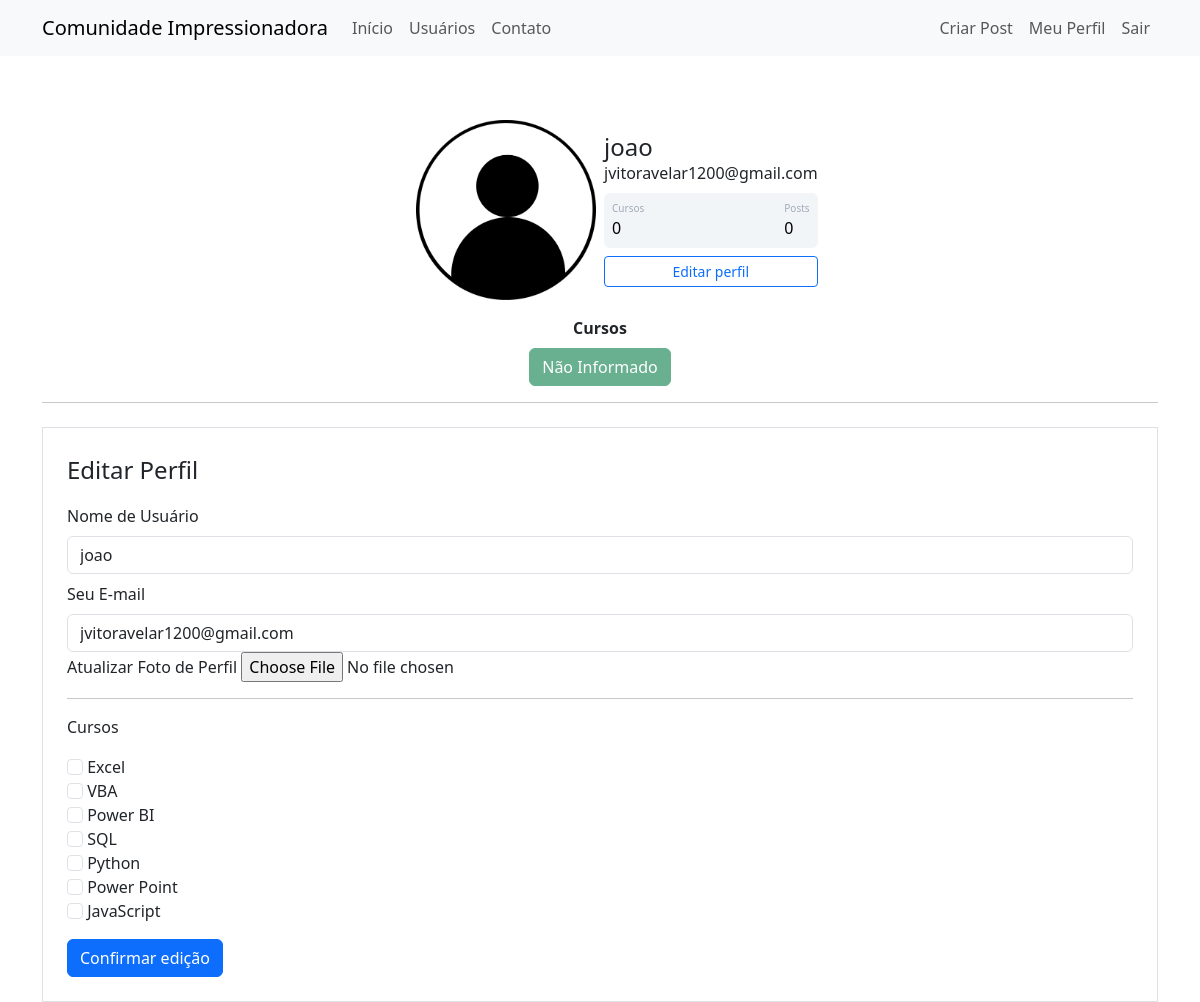
The page /perfil/editar (signed in) on the database its author committed.
### comunidadeimpressionadora/models.py (models this page shows)
class Usuario(database.Model, UserMixin):
    id = database.Column(database.Integer, primary_key=True)
    username = database.Column(database.String, nullable=False)
    email = database.Column(database.String, nullable=False, unique=True)
    senha = database.Column(database.String, nullable=False)
    foto_perfil = database.Column(database.String, default='default.jpg')
    post = database.relationship('Post', backref='autor', lazy=True)
    cursos = database.Column(database.String, nullable=False, default='Não Informado')

### comunidadeimpressionadora/routes.py (the view)
@app.route('/perfil/editar', methods=['GET', 'POST'])
@login_required
def editar_perfil():
    form = FormEditarPerfil()
    if form.validate_on_submit():
        current_user.email = form.email.data
        current_user.username = form.username.data
        if form.foto_perfil.data:
            nome_imagem = salvar_imagem(form.foto_perfil.data)
            current_user.foto_perfil = nome_imagem
        current_user.cursos = atualizar_cursos(form)
        database.session.commit()
        flash(f'Perfil atualizado com sucesso.', "alert-success")
        return redirect(url_for('perfil'))
    elif request.method == 'GET':
        form.email.data = current_user.email
        form.username.data = current_user.username
    foto_perfil = url_for("static", filename=f"fotos_perfil/{current_user.foto_perfil}")
    return render_template('editarperfil.html', foto_perfil=foto_perfil, form=form)

### comunidadeimpressionadora/forms.py (shortened to what this page needs)
class FormEditarPerfil(FlaskForm):
    username = StringField('Nome de Usuário', validators=[DataRequired()])
    email = StringField('Seu E-mail', validators=[DataRequired(), Email()])
    foto_perfil = FileField('Atualizar Foto de Perfil', validators=[FileAllowed(['jpg', 'png'])])
    curso_excel = BooleanField('Excel')
    curso_vba = BooleanField('VBA')
    curso_powerbi = BooleanField('Power BI ')
    curso_sql = BooleanField('SQL')
    curso_python = BooleanField('Python')
    curso_powerpoint = BooleanField('Power Point ')
    curso_ppt = BooleanField('JavaScript')
    botao_editarperfil = SubmitField('Confirmar edição')

### comunidadeimpressionadora/models.py (called while the page is built)
@login_manager.user_loader
def load_usuario(id_usuario):
    return Usuario.query.get(int(id_usuario))

### comunidadeimpressionadora/templates/editarperfil.html (shortened to what this page needs)
{% extends 'perfil.html' %}
{% block form_editar_perfil %}
<div class="container">
    <hr>
    <div class="row">
    <div class="col">
        <form method="POST" action="" class="border p-4 mt-2" enctype="multipart/form-data">
            <legend>Editar Perfil</legend>
            <fieldset>
                <div class="form-group">
                    {{form.username.label(class="form-control-label mt-2")}}
                    {% if form.username.errors %}
                        {{form.username(class="form-control is-invalid")}}
                        <div class="invalid-feedback">
                        {% for erro in form.username.errors %}
                            {{ erro }}
                        {% endfor %}
                        </div>
                    {% else %}
                        {{form.username(class="form-control mt-2")}}
                    {% endif %}
                </div>
                <div class="form-group">
                    {{form.email.label(class="form-control-label mt-2")}}
                    {% if form.email.errors %}
                        {{form.email(class="form-control is-invalid")}}
                        <div class="invalid-feedback">
                        {% for erro in form.email.errors %}
                            {{ erro }}
                        {% endfor %}
                        </div>
                    {% else %}
                        {{form.email(class="form-control mt-2")}}
                    {% endif %}
                </div>
                <div class="form-group">
                    {{ form.foto_perfil.label }}
                    {{ form.foto_perfil(class="form-control-file") }}
                </div>
                <hr>
                <p>Cursos</p>
                {% for campo in form %}
                    {% if 'curso_' in campo.name %}
                        <div class="form-group">
                            {{campo(class="form-check-input ")}}
                            {{campo.label(class="form-check-label ")}}
                        </div>
                    {% endif %}
                {% endfor %}
            </fieldset>
            {{form.botao_editarperfil(class='btn btn-primary mt-3')}}
        </form>
    </div>
    </div>
</div>
{% endblock %}

### comunidadeimpressionadora/templates/perfil.html (shortened to what this page needs)
{% extends 'base.html' %}
{% block body %}
        <div class="container mt-5 d-flex justify-content-center">
            <div class="card p-3">
                <div class="d-flex align-items-center">
                    <div class="image pe-2">
                <img src="{{ foto_perfil }}" class="rounded" width="180" >
                </div>
                <div class="ml-3 w-100">
                   <h4 class="mb-0 mt-0">{{ current_user.username }}</h4>
                   <span>{{ current_user.email }}</span>
                   <div class="p-2 mt-2 bg-primary d-flex justify-content-between rounded text-white stats">
                       {% if "Não Informado" in current_user.cursos %}
                               <div class="d-flex flex-column"><span class="articles">Cursos</span><span class="number1">0 </span>
                       {% else %}
                    <div class="d-flex flex-column"><span class="articles">Cursos</span><span class="number1">{{ current_user.cursos.count(';') + 1}} </span>
                        {% endif %}
                    </div>
                    <div class="d-flex flex-column"><span class="rating">Posts</span><span class="number3">0</span>
                    </div>
                   </div>
                   <div class="button mt-2 d-flex flex-row align-items-center">
                       <a class= "w-100" href="{{url_for('editar_perfil')}}"><button class="btn btn-sm btn-outline-primary w-100">Editar perfil</button></a>
                   </div>
                </div>
                </div>
            </div>
        </div>
<div class="row justify-content-center">
    <div class="col col-4" style="text-align: center">
        <strong>Cursos</strong>
        <br>
                {% for curso in current_user.cursos.split(';') %}
                <button type="button" class="btn btn-success mt-2" disabled>{{curso}}</button>
                {% endfor %}
    </div>
</div>
    {% block form_editar_perfil %}
    {% endblock %}
{% endblock %}

### comunidadeimpressionadora/static/main.css (style rules this page uses)
.card { width: 400px; border: none; border-radius: 10px; background-color: #fff; }
.stats { background: #f2f5f8 !important; color: #000 !important; }
.articles { font-size:10px; color: #a1aab9; }
.number1 { font-weight:500; }
.rating { font-size:10px; color: #a1aab9; }
.number3 { font-weight:500; }

### rows shown on the page
Usuario: username "joao", email "jvitoravelar1200@gmail.com", cursos "Não Informado"

### other values the page prints
{{ campo.label(class="form-check-label ") }} "Excel" "VBA" "Power BI" "SQL" "Python" "Power Point" "JavaScript"
